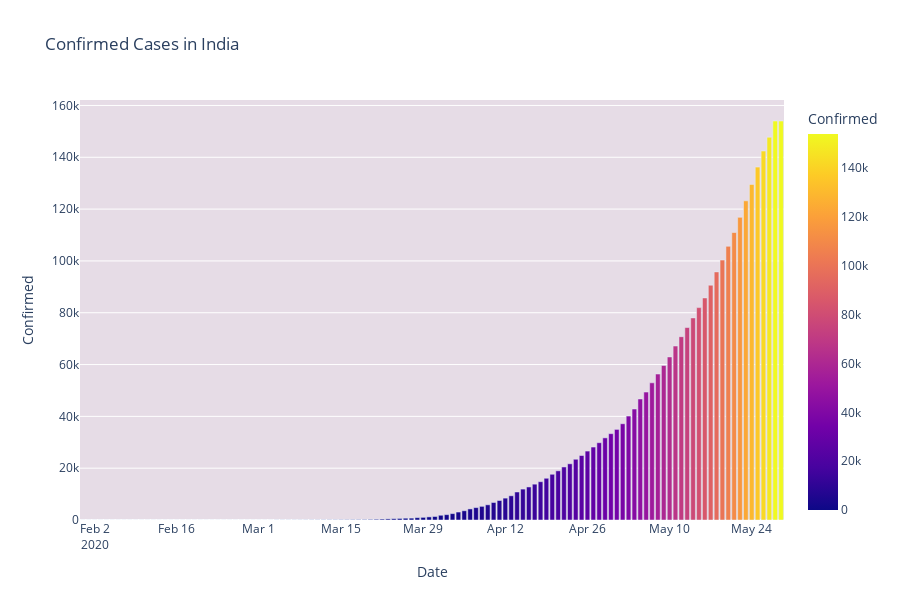

The notebook cell saved with this chart:
### Code cell
fig = px.bar(df_daywise_India, x="Date", y="Confirmed", color='Confirmed', orientation='v', height=600,
             title='Confirmed Cases in India', color_discrete_sequence = px.colors.cyclical.IceFire)

'''Colour Scale for plotly
https://plot.ly/python/builtin-colorscales/
'''

fig.update_layout(plot_bgcolor='rgb(230, 220, 230)')
fig.show()
